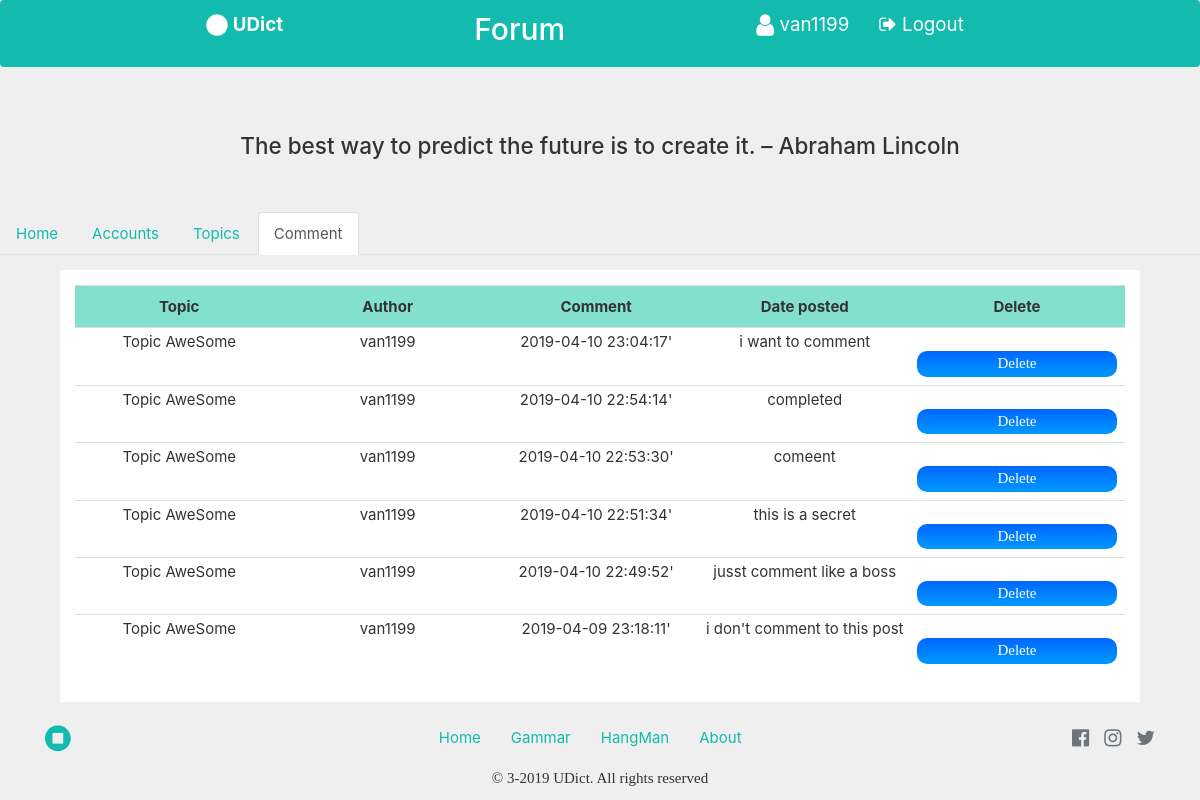
The page /forum/commentcontroll.php (signed in) on the database its author committed.
### tables this page shows
CREATE TABLE `replies` (
  `reply_id` int(3) UNSIGNED NOT NULL,
  `category_id` int(3) UNSIGNED NOT NULL,
  `subcategory_id` int(3) UNSIGNED NOT NULL,
  `topic_id` int(3) UNSIGNED NOT NULL,
  `author` varchar(16) NOT NULL,
  `comment` text NOT NULL,
  `date_posted` datetime NOT NULL
);

CREATE TABLE `topics` (
  `topic_id` int(8) UNSIGNED NOT NULL,
  `category_id` int(3) UNSIGNED NOT NULL,
  `subcategory_id` int(3) UNSIGNED NOT NULL,
  `author` varchar(16) NOT NULL,
  `title` varchar(128) NOT NULL,
  `content` text NOT NULL,
  `date_posted` datetime NOT NULL,
  `views` int(5) UNSIGNED NOT NULL,
  `replies` int(3) UNSIGNED NOT NULL
);

### forum/admin_function.php (the view, shortened to what this page needs)
<?php
	function displaycomment(){
	include ('dbconn.php');
	$select = mysqli_query($con, "SELECT  topics.title,replies.author,comment,replies.date_posted,reply_id FROM replies,topics WHERE replies.topic_id=topics.topic_id ORDER BY replies.date_posted DESC ");
	echo "<table class='table'  width='100%'> ";
	echo "<tr style='background-color:#83DFCE;' >
	<th width='20%' style='padding:10px;text-align: center; '>Topic</th>
	<th width='20%' style='padding:10px;text-align: center; '>Author</th>
	<th width='20%' style='padding:10px;text-align: center; ' >Comment</th>
	<th width='20%' style='padding:10px;text-align: center; '>Date posted</th>
	<th width='20%' style='padding:10px;text-align: center;'>Delete</th></tr>";
	while ($row = mysqli_fetch_assoc($select)) {
		echo "<tr  >
		<td style='padding:3px;text-align: center; '>".$row['title']."</td>
		<td  style='padding:3px;text-align: center; '>".$row['author']."</td>
		<td style='padding:3px;text-align: center; '>".$row['date_posted']."'</td>
		<td style='padding:3px;text-align: center; '>".$row['comment']."</td>
		<td>
		<form action='deletecomment.php' method='POST'>
		<input name='id' type='text' style='text-align: center;' value='".$row['reply_id']."' readonly='on' hidden='on'></input>
		<input type='submit' style='display:block;background-color:#83DFCE;color:background-color:#83DFCE;;padding:2px;border-radius: 10px;' value='Delete' ></input></form></td>
		</tr>";
	}
	echo "</table>";
}
?>

### forum/styles/main.css (style rules this page uses)
* { margin: 0px; padding: 0px; }
body { background-color: #EFEFEF!important; }
input[type="submit"], button { border-radius: 4px; color: white; width: 200px; padding: 7px; font-family: Calibri; background-image: linear-gradient(to bottom, #0066FF, #0099FF); margin-top: 15px; border: none; }

### forum/commentcontroll.php (style rules this page uses)
body { overflow-x: hidden; box-sizing: border-box; }

### rows shown on the page
replies: topic.title "Topic AweSome", author "van1199", date_posted "2019-04-10 23:04:17", comment "i want to comment"
replies: topic.title "Topic AweSome", author "van1199", date_posted "2019-04-10 22:54:14", comment "completed"
replies: topic.title "Topic AweSome", author "van1199", date_posted "2019-04-10 22:53:30", comment "comeent"
replies: topic.title "Topic AweSome", author "van1199", date_posted "2019-04-10 22:51:34", comment "this is a secret"
replies: topic.title "Topic AweSome", author "van1199", date_posted "2019-04-10 22:49:52", comment "jusst comment like a boss"
replies: topic.title "Topic AweSome", author "van1199", date_posted "2019-04-09 23:18:11", comment "i don't comment to this post"

### other values the page prints
$_SESSION["username"] "van1199"
